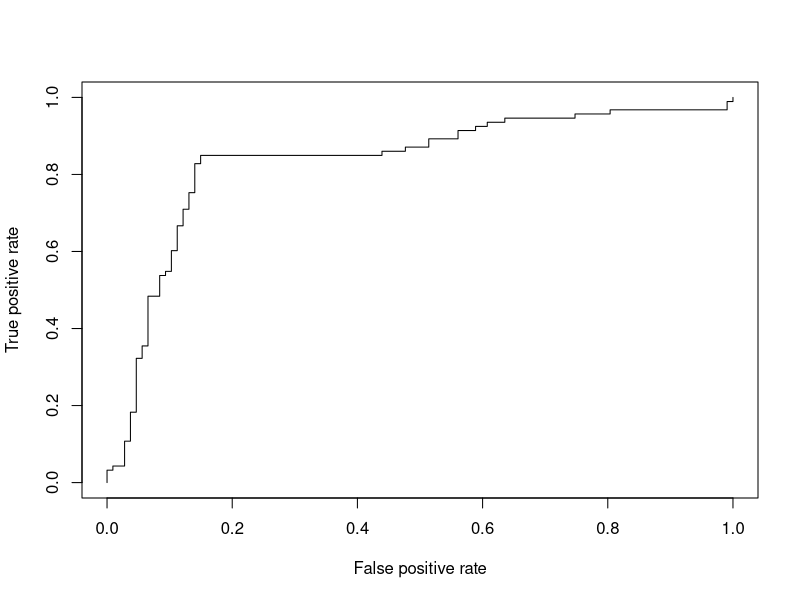
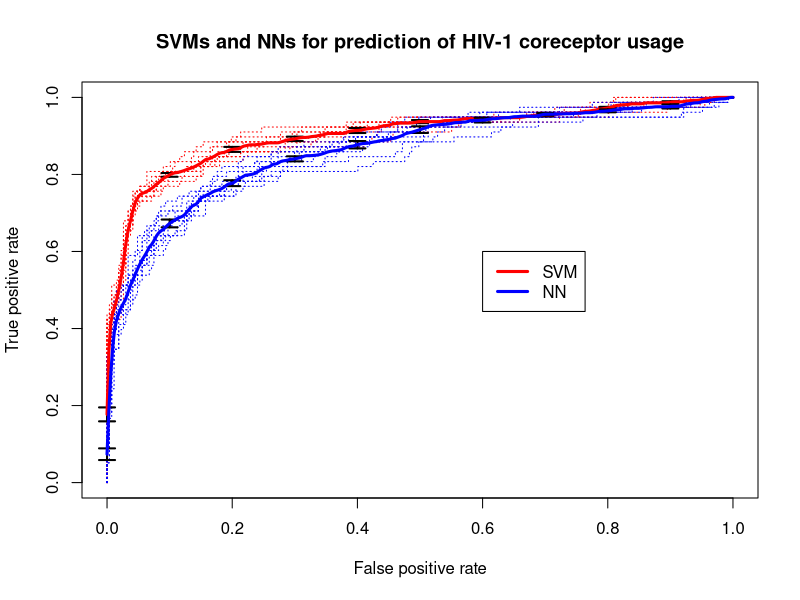

Source code (R) for these figures, in order:
install.packages("ROCR")
library(ROCR)
data(ROCR.simple)
ROCR.simple      #200 samples of 1 and 0
ROCR.simple$predictions
ROCR.simple$labels
pred <- prediction( ROCR.simple$predictions, ROCR.simple$labels) 
perf <- performance(pred,"tpr","fpr") 
perf
plot(perf)
#ROC curves: measure="tpr", x.measure="fpr".
#Precision/recall graphs: measure="prec", x.measure="rec". 
#Sensitivity/specificity plots: measure="sens", x.measure="spec".

perf2 <- performance(pred, measure = "auc")   #area under curve
perf2@y.values
###                                      
# acc: accuracy
# rec: recall
# prec: precision
perf3 <- performance(pred, measure = "rec")   #area under curve
perf3@y.values

###################################
data(ROCR.hiv)
attach(ROCR.hiv)
pred.svm <- prediction(hiv.svm$predictions, hiv.svm$labels)
perf.svm <- performance(pred.svm, 'tpr', 'fpr')
pred.nn <- prediction(hiv.nn$predictions, hiv.svm$labels)
perf.nn <- performance(pred.nn, 'tpr', 'fpr')
plot(perf.svm, lty=3, col="red",main="SVMs and NNs for prediction of HIV-1 coreceptor usage")
plot(perf.nn, lty=3, col="blue",add=TRUE)
plot(perf.svm, avg="vertical", lwd=3, col="red", spread.estimate="stderror",plotCI.lwd=2,add=TRUE)
plot(perf.nn, avg="vertical", lwd=3, col="blue",
     spread.estimate="stderror",plotCI.lwd=2,add=TRUE)
legend(0.6,0.6,c('SVM','NN'),col=c('red','blue'),lwd=3)

###########################
